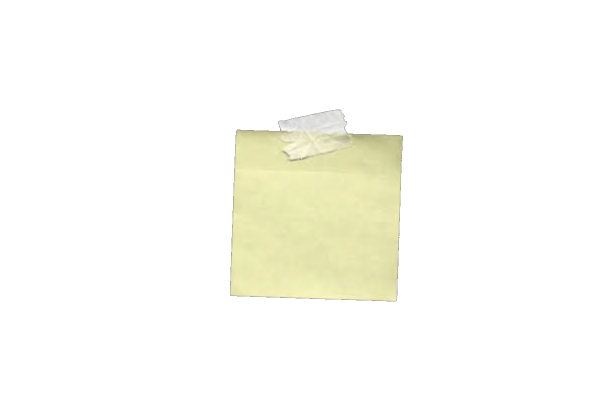
#> input picture scripts/source-sticky-note.png, 1194 x 834 px, found by its file name (shown at 1/2 size)
$ python remove-bg.py
#> lines starting #> are read from the running program, lines starting #| are printed output that depends on the picture; after the words box and inside, x2 and y2 are one past the last pixel; in counts of white or black regions, pixels touching at a corner belong together
from PIL import Image
import numpy as np

img = Image.open("/vercel/share/v0-project/scripts/source-sticky-note.png").convert("RGBA")
#> img is the input picture: PIL image 1194x834 RGBA; mean R, G, B, A 26.7, 26.5, 20.6, 29.7
data = np.array(img)

# Detect near-white pixels (background) - high R, G, B values
r, g, b, a = data[:,:,0], data[:,:,1], data[:,:,2], data[:,:,3]
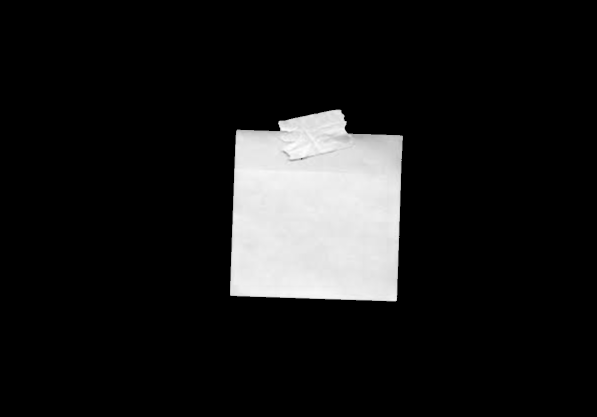
#> r: shape (834, 1194) (shown at 1/2 size); min 0, max 255, mean 26.7
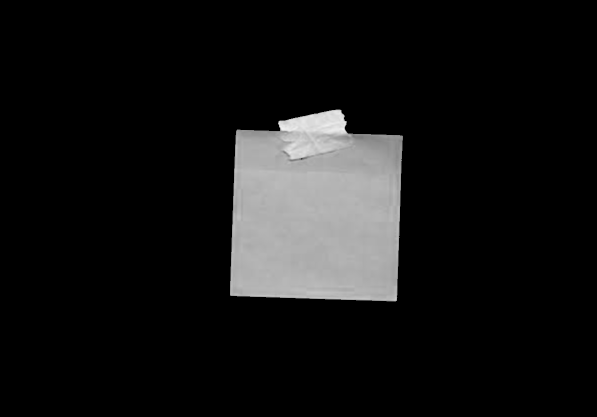
#> b: shape (834, 1194) (shown at 1/2 size); min 0, max 244, mean 20.6
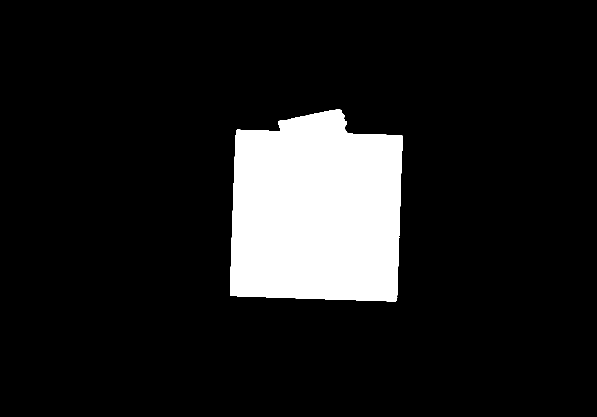
#> a: shape (834, 1194) (shown at 1/2 size); 11.6% white; 1 white region, box (x1, y1, x2, y2) and area: (460, 219, 806, 603) 116002

# White/near-white background threshold
threshold = 235
is_white = (r > threshold) & (g > threshold) & (b > threshold)
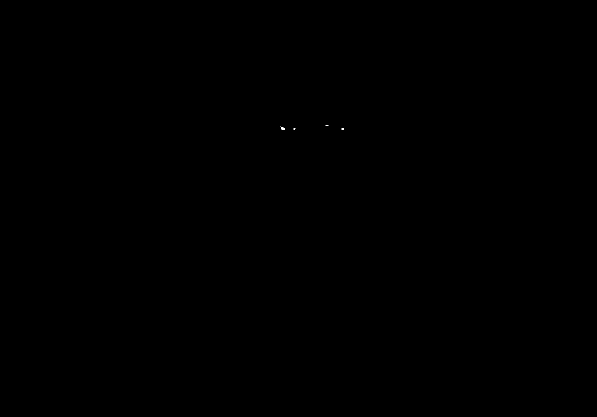
#> is_white: shape (834, 1194) bool (shown at 1/2 size); 0.01% white in thin lines or dots, all inside (x1, y1, x2, y2) = (561, 250, 688, 260)

# Also check for light gray edges (slightly lower threshold for smooth transition)
soft_threshold = 220
is_near_white = (r > soft_threshold) & (g > soft_threshold) & (b > soft_threshold)
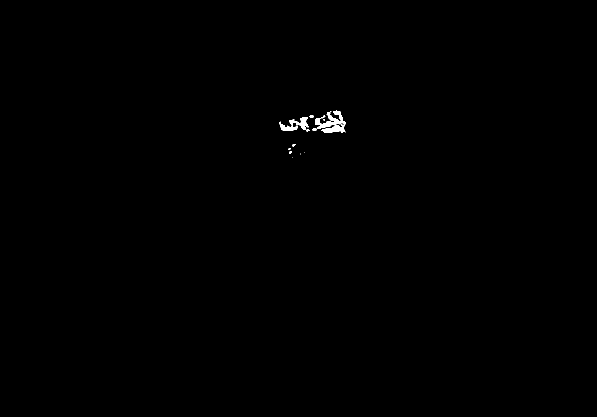
#> is_near_white: shape (834, 1194) bool (shown at 1/2 size); 0.22% white; 12 white regions (6 under 20 px), largest, box (x1, y1, x2, y2) and area: (625, 221, 691, 266) 1370, (558, 234, 617, 262) 725, (619, 230, 627, 235) 34, (584, 288, 591, 293) 24, (612, 259, 619, 263) 22, (578, 303, 584, 307) 20

# The sticky note is yellow-ish, tape is white but with texture
# We need to keep the tape (white with texture/shadows) but remove flat white bg
# Strategy: flood-fill from corners/edges to find connected white regions

from scipy import ndimage

# Create a mask of definitely-white pixels
white_mask = is_white.astype(np.uint8)

# Label connected components of white regions
labeled, num_features = ndimage.label(white_mask)
#> labeled: shape (834, 1194) int32; 7 distinct labels, from 0 to 6
#> num_features = 6

# Find which labels touch the image borders (these are background)
border_labels = set()
h, w = white_mask.shape
#> h = 834; w = 1194
# Top and bottom rows
for x in range(w):
    if labeled[0, x] > 0:
        border_labels.add(labeled[0, x])
    if labeled[h-1, x] > 0:
        border_labels.add(labeled[h-1, x])
#> after the loop, border_labels = 0 items
# Left and right columns
for y in range(h):
    if labeled[y, 0] > 0:
        border_labels.add(labeled[y, 0])
    if labeled[y, w-1] > 0:
        border_labels.add(labeled[y, w-1])

# Create background mask - only white regions connected to borders
bg_mask = np.zeros_like(white_mask, dtype=bool)
for label in border_labels:
    bg_mask |= (labeled == label)
#> this loop made 0 passes
#> bg_mask: shape (834, 1194) bool; every value is 0

# Dilate the background mask slightly to catch edge artifacts
bg_mask_dilated = ndimage.binary_dilation(bg_mask, iterations=2)

# Create soft alpha transition at edges
# Distance from background for feathering
dist = ndimage.distance_transform_edt(~bg_mask_dilated)
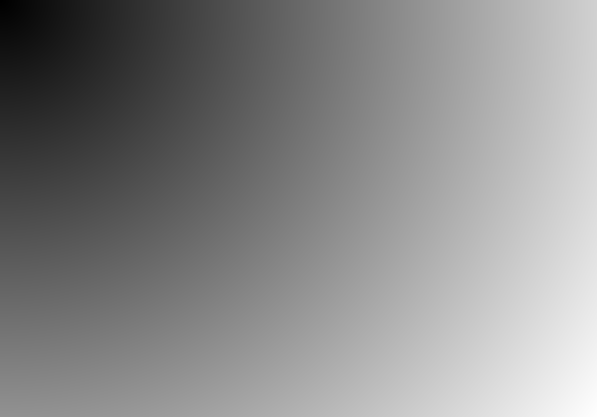
#> dist: shape (834, 1194) float64 (shown at 1/2 size); min 1, max 1455.6, mean 783.2; drawn with min black and max white
feather_width = 3
alpha_factor = np.clip(dist / feather_width, 0, 1)

# Apply transparency
new_alpha = (alpha_factor * 255).astype(np.uint8)
# Keep original alpha where it was already set, use new alpha for background
data[:,:,3] = np.minimum(a, new_alpha)

result = Image.fromarray(data)

# Crop to content (non-transparent bounding box)
bbox = result.getbbox()
#> bbox = (460, 219, 806, 603)
if bbox:
    result = result.crop(bbox)
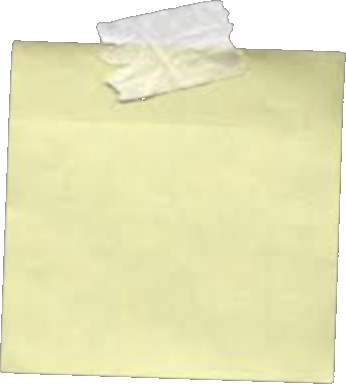
#> result: PIL image 346x384 RGBA; mean R, G, B, A 200, 198.6, 154.2, 222.6; transparent parts drawn white

result.save("/vercel/share/v0-project/public/images/sticky-note.png")
print(f"Saved! Size: {result.size}")
#| Saved! Size: (346, 384)
